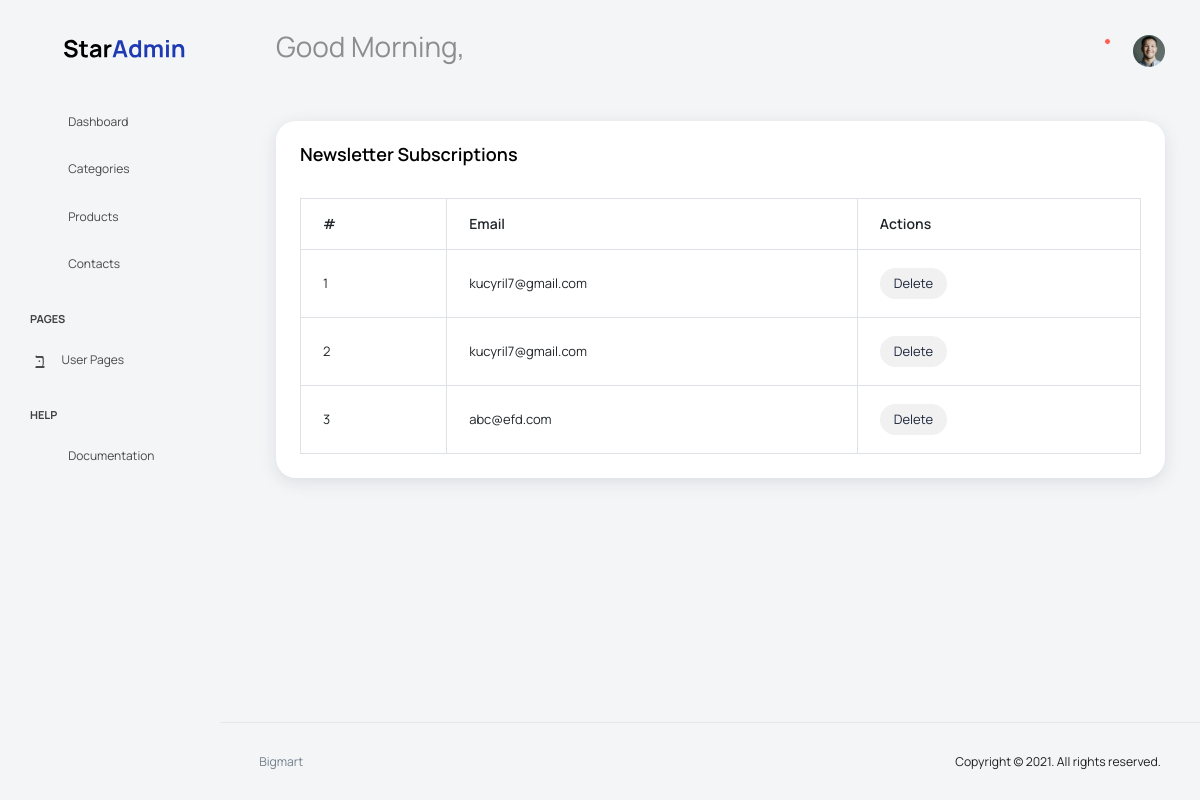
Screenshot of /Adminapp/NewsLetterDisplay/ with the database file from the repository.
### AdminApp/models.py (models this page shows)
class Newsletter(models.Model):
    email = models.EmailField(null=True,blank=True)

### AdminApp/views.py (the view)
# urls.py: path('NewsLetterDisplay/', views.NewsLetterDisplay, name="NewsLetterDisplay"),
def NewsLetterDisplay(request):
    data = Newsletter.objects.all()
    return render(request,"NewsletterDisplay.html", {'data': data})

### AdminApp/templates/NewsLetterDisplay.html
{% extends "index.html" %}
{% block content %}
<div class="col-lg-12 grid-margin stretch-card">
  <div class="card">
    <div class="card-body">
      <h4 class="card-title d-flex justify-content-between">Newsletter Subscriptions       </h4>
      <div class="table-responsive pt-3">
        <table class="table table-bordered">
          <thead>
            <tr>
              <th>#</th>
              <th colspan="3">Email</th>
              <th>Actions</th>
            </tr>
          </thead>
          <tbody>
            {% for d in data %}
              <tr>
                <td>{{ d.id }}</td>
                <td colspan="3">{{ d.email }}</td>
                <td>
                  <a href="" class="btn btn-secondary btn-sm">Delete</a>
                </td>
              </tr>
            {% endfor %}
          </tbody>
        </table>
      </div>
    </div>
  </div>
</div>
{% endblock %}

### rows the page displays
Newsletter: id "1", email "kucyril7@gmail.com"
Newsletter: id "2", email "kucyril7@gmail.com"
Newsletter: id "3", email "abc@efd.com"
